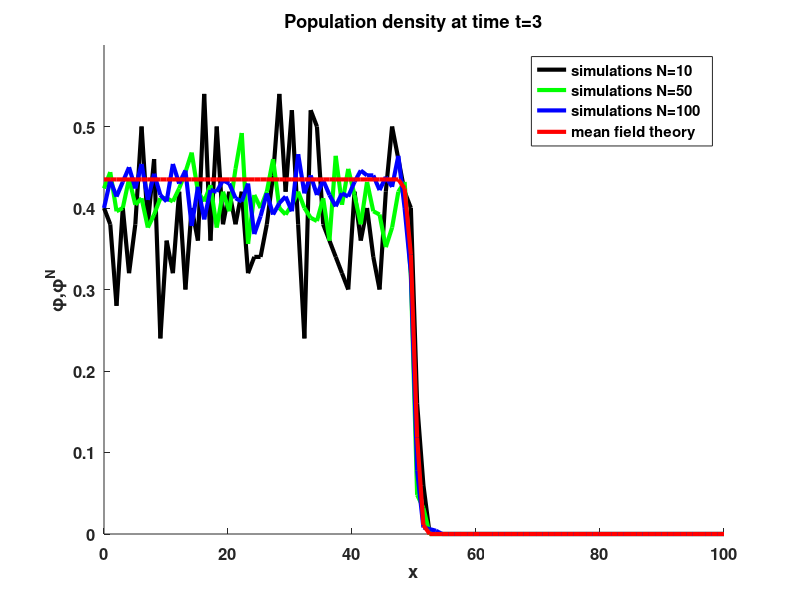
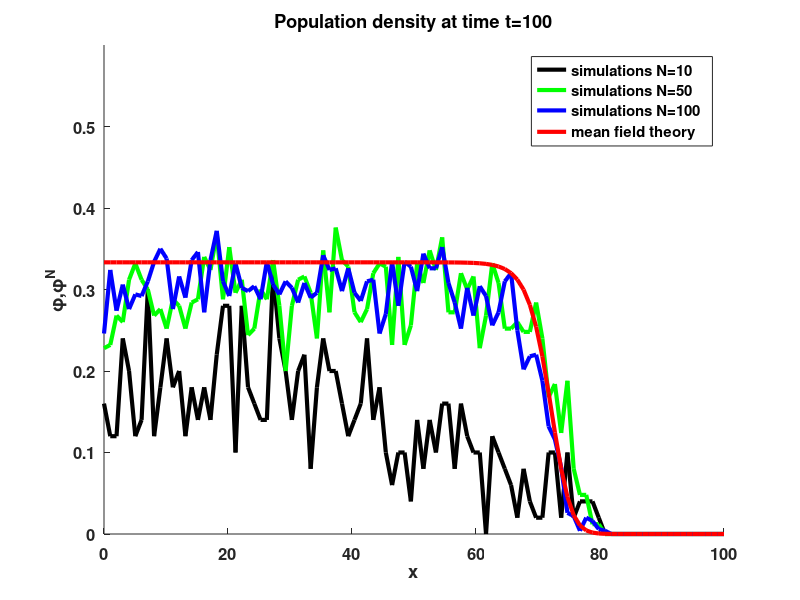

MATLAB code to generate these figures, in order: (Note: this script raises an error after producing the figures.)
% This code generates the early and late time plots 
% for the piecewise continuos and Gaussian initial data:
% N = 10, 50, 100. Parameters: b = c = d = m = 0.5.

clc
clear all
close all
n1 = 3; % early
n2 = 100; % late

% piecewise continuos
load('piecewise1sNH.mat')

% early time
% figure
Col=['k','g','b'];
for i = 1:cc
    hold on
    plot(x,densn(n1,:,i),'color',Col(i),'linewidth',3)
end
 plot(x,y(:,n1),'r','linewidth',3)
xlabel('x','FontSize',12,'FontWeight','bold') 
ylabel('\phi,\phi^N','FontSize',12,'FontWeight','bold') 
title(['Population density at time t=' num2str(n1)])
legend({'simulations N=10',...
         'simulations N=50',...
         'simulations N=100',...
         'mean field theory'},...
 'FontSize',12,'FontWeight','bold')
 set(gca,'FontSize',12,'FontWeight','bold')

axis([0 100 0 0.6])
 
% late time
figure 
for i = 1:cc
    hold on
    plot(x,densn(n2,:,i),'color',Col(i),'linewidth',3)
end
plot(x,y(:,n2),'r','linewidth',3)
xlabel('x','FontSize',12,'FontWeight','bold') 
ylabel('\phi,\phi^N','FontSize',12,'FontWeight','bold') 
title(['Population density at time t=' num2str(n2)])
legend({'simulations N=10',...
        'simulations N=50',...
         'simulations N=100',...
         'mean field theory'},...
 'FontSize',12,'FontWeight','bold')
 set(gca,'FontSize',12,'FontWeight','bold')

axis([0 100 0 0.6])



% Gaussian 
load('Gaussian1sNH.mat')

% early time
figure
for i = 1:cc
    hold on
    plot(x,densn(n1,:,i),'color',Col(i),'linewidth',3)
end
plot(x,y(:,n1),'r','linewidth',3)
xlabel('x','FontSize',12,'FontWeight','bold') 
ylabel('\phi,\phi^N','FontSize',12,'FontWeight','bold') 
title(['Population density at time t=' num2str(n1)])
legend({'simulations N=10',...
         'simulations N=50',...
         'simulations N=100',...
         'mean field theory'},...
 'FontSize',12,'FontWeight','bold')
 set(gca,'FontSize',12,'FontWeight','bold')

axis([0 100 0 0.6])
 
% late time
figure 
for i = 1:cc
    hold on
    plot(x,densn(n2,:,i),'color',Col(i),'linewidth',3)
end
plot(x,y(:,n2),'r','linewidth',3)
xlabel('x','FontSize',12,'FontWeight','bold') 
ylabel('\phi,\phi^N','FontSize',12,'FontWeight','bold') 
title(['Population density at time t=' num2str(n2)])
legend({'simulations N=10',...
         'simulations N=50',...
         'simulations N=100',...
         'mean field theory'},...
 'FontSize',12,'FontWeight','bold')
 set(gca,'FontSize',12,'FontWeight','bold')

axis([0 100 0 0.6])


